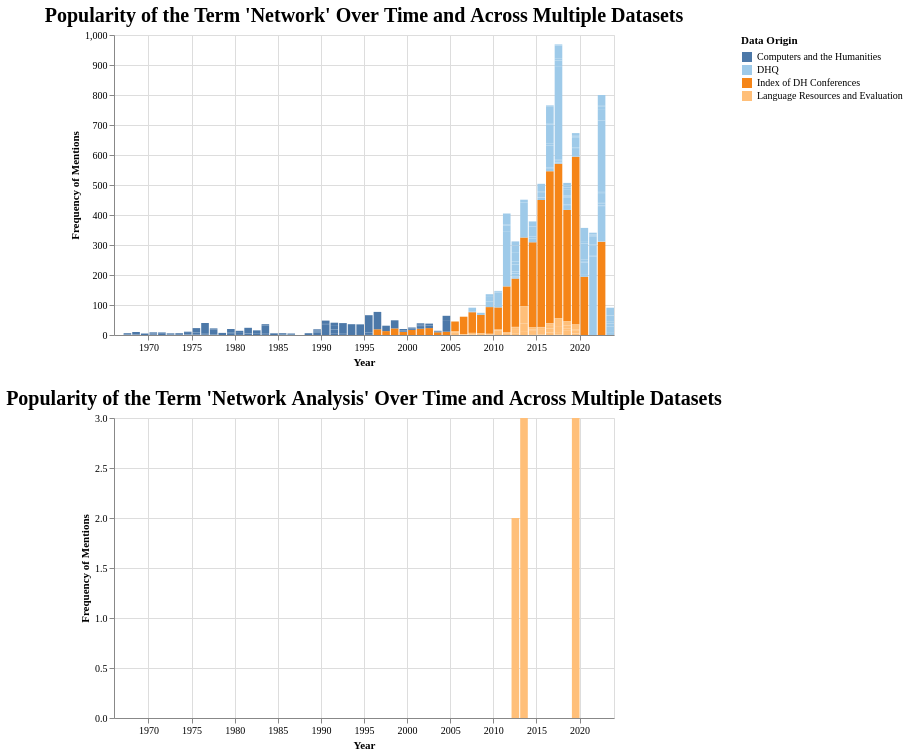

The Vega-Lite source for this figure:
### Vega-Lite specification from a JSON file in a GitHub repository (floating-point values rounded to 4 significant figures; data arrays with more than 128 entries replaced by an {"elided": "..."} marker saying what was removed)
{"config": {"view": {"continuousWidth": 300, "continuousHeight": 300}, "axis": {"labelFont": "Garamond", "titleFont": "Garamond"}, "legend": {"labelFont": "Garamond", "titleFont": "Garamond"}, "title": {"anchor": "middle", "font": "Garamond", "fontSize": 20}}, "vconcat": [{"data": {"name": "data-7d19b9961087d288dc620e8ac45e2608"}, "mark": {"type": "bar"}, "encoding": {"color": {"field": "data_origin", "legend": {"labelLimit": 0, "symbolLimit": 0, "title": "Data Origin"}, "scale": {"scheme": "tableau20"}, "sort": {"field": "counts", "op": "sum", "order": "descending"}, "type": "nominal"}, "opacity": {"condition": {"param": "param_32", "value": 1}, "value": 0.2}, "tooltip": [{"field": "data_origin", "title": "Data Origin", "type": "nominal"}, {"field": "Raw Frequency of Mentions", "type": "quantitative"}, {"field": "date", "format": "%Y", "title": "Date", "type": "temporal"}, {"field": "Frequency of Mentions Scaled by Total Tokens", "type": "quantitative"}, {"field": "total_tokens", "title": "Total Tokens", "type": "quantitative"}], "x": {"axis": {"title": "Year"}, "field": "date", "timeUnit": "year", "type": "temporal"}, "y": {"axis": {"title": "Frequency of Mentions"}, "field": "y", "type": "quantitative"}}, "name": "view_24", "title": "Popularity of the Term 'Network' Over Time and Across Multiple Datasets", "transform": [{"calculate": "datum[param_31]", "as": "y"}], "width": 500}, {"data": {"name": "data-d34725bdf278b0490c0053c514ee98fc"}, "mark": {"type": "bar"}, "encoding": {"color": {"field": "data_origin", "legend": {"labelLimit": 0, "symbolLimit": 0, "title": "Data Origin"}, "scale": {"scheme": "tableau20"}, "sort": {"field": "counts", "op": "sum", "order": "descending"}, "type": "nominal"}, "opacity": {"condition": {"param": "param_33", "value": 1}, "value": 0.2}, "tooltip": [{"field": "data_origin", "title": "Data Origin", "type": "nominal"}, {"field": "Raw Frequency of Mentions", "type": "quantitative"}, {"field": "date", "format": "%Y", "title": "Date", "type": "temporal"}, {"field": "Frequency of Mentions Scaled by Total Tokens", "type": "quantitative"}, {"field": "total_tokens", "title": "Total Tokens", "type": "quantitative"}], "x": {"axis": {"title": "Year"}, "field": "date", "timeUnit": "year", "type": "temporal"}, "y": {"axis": {"title": "Frequency of Mentions"}, "field": "y", "type": "quantitative"}}, "name": "view_25", "title": "Popularity of the Term 'Network Analysis' Over Time and Across Multiple Datasets", "transform": [{"calculate": "datum[param_31]", "as": "y"}], "width": 500}], "params": [{"name": "param_31", "bind": {"input": "select", "options": ["Raw Frequency of Mentions", "Frequency of Mentions Scaled by Total Tokens"], "name": "Select Counting Method on Y Axis"}, "value": "Raw Frequency of Mentions"}, {"name": "param_32", "select": {"type": "point", "fields": ["data_origin"]}, "bind": "legend", "views": ["view_24"]}, {"name": "param_33", "select": {"type": "point", "fields": ["data_origin"]}, "bind": "legend", "views": ["view_25"]}], "$schema": "https://vega.github.io/schema/vega-lite/v5.15.1.json", "datasets": {"data-7d19b9961087d288dc620e8ac45e2608": {"elided": "411 records"}, "data-d34725bdf278b0490c0053c514ee98fc": {"elided": "411 records"}}}
